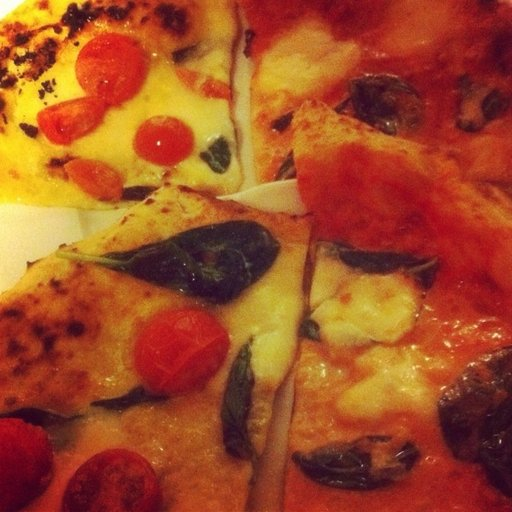
#> input picture archive/training/Bread/211.jpg, 512 x 512 px; its folder holds only this picture in this run
$ jupyter execute --allow-errors read.ipynb
#> lines starting #> are read from the running program, lines starting #| are printed output that depends on the picture
### GreyifyHogify.py
from sklearn.base import BaseEstimator, TransformerMixin
# import skimage
import numpy as np
import skimage.color
from skimage.feature import hog

class RGB2GrayTransformer(BaseEstimator, TransformerMixin):
    """
    Convert an array of RGB images to grayscale
    """

    def __init__(self):
        pass

    def fit(self, X, y=None):
        """returns itself"""
        return self

    def transform(self, X, y=None):
        """perform the transformation and return an array"""
        return np.array([skimage.color.rgb2gray(img) for img in X])


class HogTransformer(BaseEstimator, TransformerMixin):
    """
    Expects an array of 2d arrays (1 channel images)
    Calculates hog features for each img
    """

    def __init__(self, y=None, orientations=9,
                 pixels_per_cell=(8, 8),
                 cells_per_block=(2, 2), block_norm='L2-Hys', channel_axis=2):
        self.y = y
        self.orientations = orientations
        self.pixels_per_cell = pixels_per_cell
        self.cells_per_block = cells_per_block
        self.block_norm = block_norm
        self.channel_axis = channel_axis

    def fit(self, X, y=None):
        return self

    # [14 lines left out: function transform, not called in this run]

### read.ipynb
# PROJECT PROPOSAL

## Group Members

- David Khachatryan
- Jiahua Pan
- Hengrui Li
- Jerry Wu
- Dongyang Leng

## PROBLEM DESCRIPTION

This project will use an image dataset to train a model to classify food images. The dataset contains images of food items and their labels. The model will be trained to classify the images based on the labels.

**The question we want to answer**

How does the image quality impact the performance of the model?

The data come from
https://www.kaggle.com/datasets/trolukovich/food11-image-dataset?resource=download
which contains 16643 food images grouped in 11 major food categories: bread, dairy product, dessert, egg, fried food, meat, noodles-pasta, rice, seafood, soup, vegetable-fruit. The task is to classify the evaluation set into each category.

Some pictures are corrupted. We do not read them. The pictures are rgb. We read them into gray pictures. The pictures are of different pixel size. We resize them to 64*64 temporarily. All the preprocessings are done with skimage package. The raw data include 9645 training, 3384 validation, 3305 evaluation records, which are read into numpy arrays of size (9645, 64*64), (3384, 64*64), (3305, 64*64).

To lower the difficulty, we will start from two-class classification. Probably we will select two categories with the most data points. The given data is not enough for training directly. We will first create more training data by rotating, reflecting the pictures, etc. We may use skimage.feature.hog to extract gradient feature. Then we will try the different classifiers in class on the training set to see the accuracy and optimize the result by model selection.

## VARIABLES AND METHODS

We will be using Grid Search to find the best parameters for our model. The grid search will perform SVMs with different kernels and different values of C. We will benchmark the performance against Stochastic Gradient Descent.

[cell 1]
from sklearn.preprocessing import StandardScaler
from sklearn.linear_model import SGDClassifier
import os
import numpy as np
import matplotlib.pyplot as plt
from skimage.io import imread
from skimage.feature import hog
from skimage.transform import resize
import warnings
warnings.filterwarnings("error", category=UserWarning)

# import SGD classifier

# import standard scalar transformer

[cell 2]
y_train = []
X_train = []

i = 0
for i, target in enumerate(os.listdir('archive/training/')):
    for pic in os.listdir('archive/training/'+target):
        try:
            X_train.append(
                resize(imread('archive/training/'+target+'/'+pic), (64, 64)))
            y_train.append(i)
            print(f'running {target} in training')
        except:
            pass

X_train = np.array(X_train)
y_train = np.array(y_train)
y_valid = []
X_valid = []
#> (the rest of this cell did not finish here and is left out)

[cell 3]
y_train = []
X_train = []

i = 0
for i, target in enumerate(os.listdir('archive/training/')):
    for pic in os.listdir('archive/training/'+target):
        try:
            X_train.append(
                resize(imread('archive/training/'+target+'/'+pic), (256, 256)))
            y_train.append(i)
            print(f'running {target} in training')
        except:
            pass

X_train = np.array(X_train)
y_train = np.array(y_train)
y_valid = []
X_valid = []
#> (the rest of this cell did not finish here and is left out)

#> (a cell that did not finish here is left out)

[cell 5]
def plot_histogram():
    plt.title('Food Category Frequency')

    plt.hist(y_train)

    # map the x value from 1 to 9 to a label
    labels = ['Bread', 'Dairy', 'Dessert', 'Egg', 'Fried Food', 'Meat',
              'Noodles', 'Rice', 'Seafood', 'Soup', 'Vegetable-Fruit']

    # map the label to a color
    new_y_trains = np.array([labels[i] for i in y_train])

    # plot the histogram
    plt.hist(new_y_trains, color='green')

    # add x label
    plt.xlabel('Category')

    # rotate the x label
    plt.xticks(rotation=90)

    plt.show()
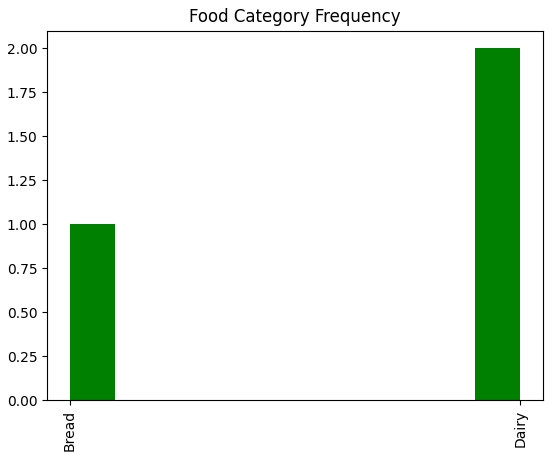
#> figure drawn by matplotlib, 1 panel; tallest bar 2 high, from x = 0.9 to 1; tallest bar 2 high, from x = 0.9 to 1

##### This histogram represents our training data. It shows that some of the categories are not very representative of the food items. For example, the histogram shows that there are many images of food items that are not labeled as "vegetable-fruit". However, the "fried food" category is less represented. This is a potential issue that we should address.

[cell 6]
plot_histogram()

# Checking the hog feature

[cell 7]
gray_image = imread('archive/training/Bread/0.jpg', as_gray=True)
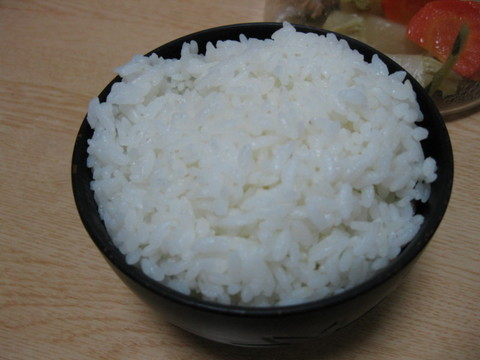
#> input picture evaluation/Rice/0.jpg, 480 x 360 px, found by its file name
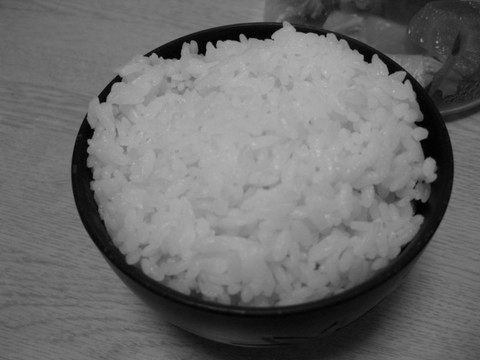
#> gray_image: shape (360, 480) float64; min 0, max 0.771, mean 0.426
original_image = imread('archive/training/Bread/0.jpg')
small_pixels = resize(original_image, (64, 64))
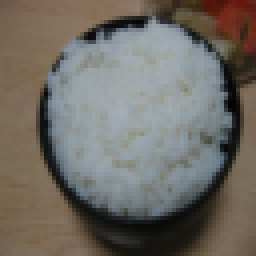
#> small_pixels: shape (64, 64, 3) float64 (shown 4 times larger); mean R, G, B 0.441, 0.424, 0.398
arr_hog, arr_hog_im = hog(small_pixels, pixels_per_cell=(8, 8), cells_per_block=(
    4, 4), orientations=8, visualize=True, block_norm='L2-Hys', channel_axis=2)
#> arr_hog = 3200 values, max 0.325 at index 1320, min 0 at index 5, mean 0.0584

[cell 8]
plt.imshow(gray_image)

[cell 9]
plt.imshow(original_image)

[cell 10]
plt.imshow(small_pixels)

[cell 11]
plt.imshow(arr_hog_im)
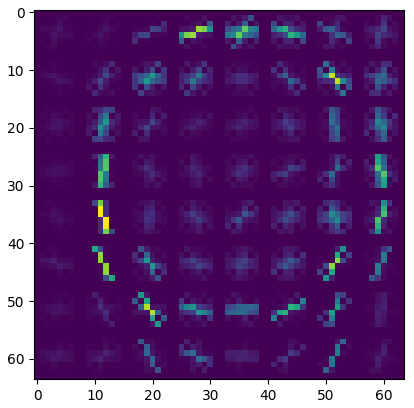
#> figure drawn by matplotlib, 1 panel

## DESCRIPTION

We will train the model using the [training dataset](https://github.com/KhachDavid/food-classifier/tree/main/training)

We will test the model using a confusion matrix and we will use [this dataset](https://github.com/KhachDavid/food-classifier/tree/main/evaluation)

We will validate the model using the [validation dataset](https://github.com/KhachDavid/food-classifier/tree/main/validation)

# SETUP TRAINING

[cell 12]
from GreyifyHogify import RGB2GrayTransformer, HogTransformer

grayify = RGB2GrayTransformer()
hogify = HogTransformer(
    pixels_per_cell=(8, 8),
    cells_per_block=(4, 4),
    orientations=8,
    block_norm='L2-Hys',
)

scalify = StandardScaler()


def setup_training(X_train):
    X_train_gray = grayify.fit_transform(X_train)
    # hogify all the grey images in a loop
    X_train_hog = []
    for i in range(len(X_train_gray)):
        X_train_hog.append(hog(X_train_gray[i], pixels_per_cell=(14, 14), cells_per_block=(
            4, 4), orientations=8, block_norm='L2-Hys'))

    # scale the hog features
    X_train_prepared = scalify.fit_transform(X_train_hog)

    return X_train_prepared

# TRAINING

### SGD classifier

[cell 13]
def sgd_2000(X_train_prepared):
    print(X_train_prepared.shape)
    print('running sgd 2000')
    sgd_clf = SGDClassifier(random_state=1, max_iter=2000, tol=1e-3, dual=False)
    sgd_clf.fit(X_train_prepared, y_train)
    print('done')
    return sgd_clf

### SVM classifier with different kernels

[cell 14]
# train using svm
from sklearn.svm import SVC

def svm_1000_rbf(X_train_prepared):
    svm_clf = SVC(C=1000, kernel='rbf', gamma=0.001, random_state=1)
    svm_clf.fit(X_train_prepared, y_train)
    return svm_clf

# TESTING

[cell 15]
def setup_testing(X_test):
    X_test_gray = grayify.transform(X_test)
    X_test_hog = hogify.transform(X_test_gray)
    X_test_prepared = scalify.transform(X_test_hog)
    return X_test_prepared

[cell 16]
def measure_accuracy(model, test_data, model_name):
    print("Measuring the accuracy for " + model_name)
    y_pred = model.predict(test_data)
    print(np.array(y_pred == y_test)[:1])
    print('')
    print('Percentage correct: ', 100*np.sum(y_pred == y_test)/len(y_test))

    print(len(y_pred))

    print(" test")
    print(len(y_test))

## Example

#### SVM with the C value of 1000, and kernel=rbf. Training with 128x128 images.

[cell 17]
training_data = X_train
#> (the rest of this cell did not finish here and is left out)

[cell 18]
# deep copy the data
import copy as cp

# deep copy the data
X_train_copy = cp.deepcopy(X_train)
X_valid_copy = cp.deepcopy(X_valid)
#> (the rest of this cell did not finish here and is left out)

#> (a cell that did not finish here is left out)

### RESULTS

[cell 20]
results = {
    (127, 32.708),
    (124, 37.216),
    (121, 37.634),
    (118, 37.973),
    (115, 37.700),
    (112, 37.882),
    (109, 40.968),
    (106, 41.089),
    (103, 40.998),
    (100, 42.209),
    (97, 41.301),
    (94, 42.027),
    (91, 41.997),
    (88, 41.936),
    (85, 42.421),
    (82, 39.274),
    (79, 40.877),
    (76, 39.818),
    (73, 39.304),
    (70, 38.578),
    (67, 35.098),
    (64, 35.310),
    (61, 35.310),
    (58, 35.461),
}

[cell 21]
# plot the results
x = [i[0] for i in results]
y = [i[1] for i in results]
plt.scatter(x, y)
plt.xlabel('Image size')
plt.ylabel('Accuracy')
plt.title('SVM, C=1000, rbf')
# save image with label
plt.savefig('svm_1000_rbf.png')
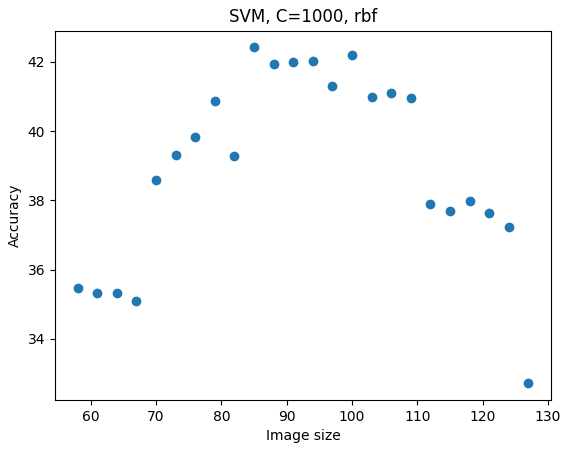
#> figure drawn by matplotlib, 1 panel
plt.show()
